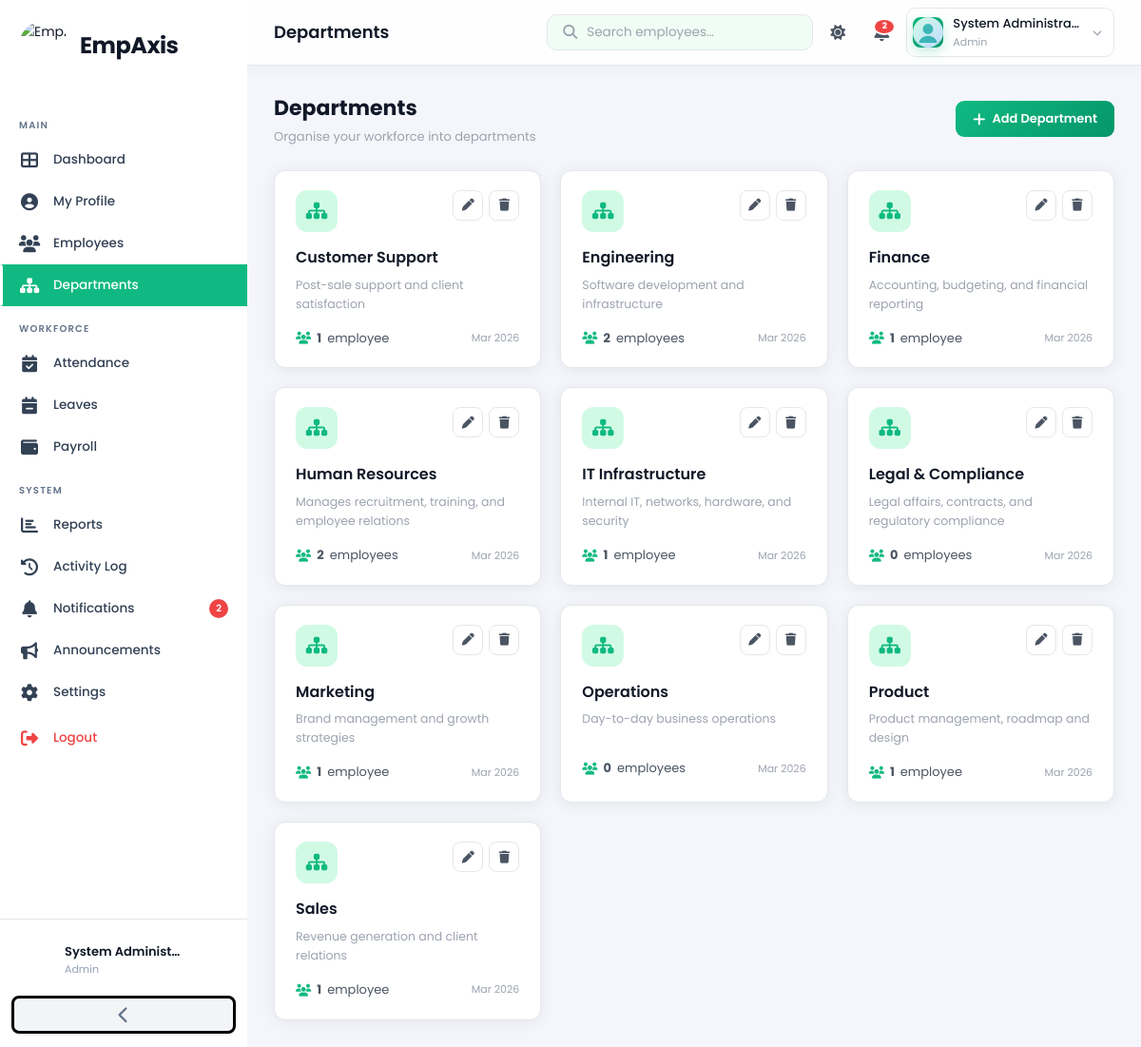
Page /modules/departments/index.php (signed in) on the committed database.
### tables this page shows
CREATE TABLE IF NOT EXISTS `departments` (
  `id`              INT UNSIGNED AUTO_INCREMENT PRIMARY KEY,
  `department_name` VARCHAR(100) NOT NULL,
  `description`     TEXT DEFAULT NULL,
  `created_at`      TIMESTAMP DEFAULT CURRENT_TIMESTAMP
);

### modules/departments/index.php (the view, shortened to what this page needs)
<?php
$pdo         = getDB();
$departments = $pdo->query('
    SELECT d.*, COUNT(e.id) AS emp_count
    FROM departments d
    LEFT JOIN employees e ON e.department_id = d.id
    GROUP BY d.id ORDER BY d.department_name
')->fetchAll();
require_once __DIR__ . '/../../includes/header.php';
?>
<div class="page-header">
  <div><h1>Departments</h1><p>Organise your workforce into departments</p></div>
  <button class="btn btn-primary" onclick="openDeptModal()">
    <i class="fas fa-plus"></i> Add Department
  </button>
</div>
<div style="display:grid;grid-template-columns:repeat(auto-fill,minmax(280px,1fr));gap:20px">
  <?php foreach ($departments as $dept): ?>
  <div class="card" style="transition:transform .2s,box-shadow .2s" onmouseover="this.style.transform='translateY(-4px)';this.style.boxShadow='var(--shadow-md)'" onmouseout="this.style.transform='';this.style.boxShadow=''">
    <div class="card-body">
      <div style="display:flex;justify-content:space-between;align-items:flex-start;margin-bottom:14px">
        <div style="width:44px;height:44px;background:var(--primary-light);border-radius:12px;display:flex;align-items:center;justify-content:center;color:var(--primary);font-size:20px">
          <i class="fas fa-sitemap"></i>
        </div>
        <div class="action-btns">
          <button class="btn-action" onclick="editDept(<?= $dept['id'] ?>)"><i class="fas fa-pen"></i></button>
          <button class="btn-action danger" onclick="deleteDept(<?= $dept['id'] ?>, '<?= addslashes($dept['department_name']) ?>')"><i class="fas fa-trash"></i></button>
        </div>
      </div>
      <h3 style="font-size:16px;font-weight:600;margin-bottom:6px"><?= htmlspecialchars($dept['department_name']) ?></h3>
      <p style="font-size:12.5px;color:var(--text-light);margin-bottom:16px;min-height:36px"><?= htmlspecialchars($dept['description'] ?: 'No description') ?></p>
      <div style="display:flex;align-items:center;justify-content:space-between">
        <div style="display:flex;align-items:center;gap:6px;font-size:13px;color:var(--text-mid)">
          <i class="fas fa-users" style="color:var(--primary)"></i>
          <strong><?= $dept['emp_count'] ?></strong> employee<?= $dept['emp_count'] != 1 ? 's' : '' ?>
        </div>
        <span style="font-size:11px;color:var(--text-light)"><?= date('M Y', strtotime($dept['created_at'])) ?></span>
      </div>
    </div>
  </div>
  <?php endforeach; ?>
</div>
<?php require_once __DIR__ . '/../../includes/footer.php'; ?>

### rows in the picture
departments: department_name "Customer Support", description "Post-sale support and client satisfaction", emp_count "1", created_at "Mar 2026"
departments: department_name "Engineering", description "Software development and infrastructure", emp_count "2", created_at "Mar 2026"
departments: department_name "Finance", description "Accounting, budgeting, and financial reporting", emp_count "1", created_at "Mar 2026"
departments: department_name "Human Resources", description "Manages recruitment, training, and employee relations", emp_count "2", created_at "Mar 2026"
departments: department_name "IT Infrastructure", description "Internal IT, networks, hardware, and security", emp_count "1", created_at "Mar 2026"
departments: department_name "Legal & Compliance", description "Legal affairs, contracts, and regulatory compliance", emp_count "0", created_at "Mar 2026"
departments: department_name "Marketing", description "Brand management and growth strategies", emp_count "1", created_at "Mar 2026"
departments: department_name "Operations", description "Day-to-day business operations", emp_count "0", created_at "Mar 2026"
departments: department_name "Product", description "Product management, roadmap and design", emp_count "1", created_at "Mar 2026"
departments: department_name "Sales", description "Revenue generation and client relations", emp_count "1", created_at "Mar 2026"

### other values in the picture
min($unread,99) "2"
mb_strimwidth($displayName,0,16,'…') "System Administ…"
$role "Admin"
$pageTitle "Departments"
min($unread, 99) "2"
mb_strimwidth($displayName, 0, 18, '…') "System Administra…"
$_SESSION['role'] "Admin"
